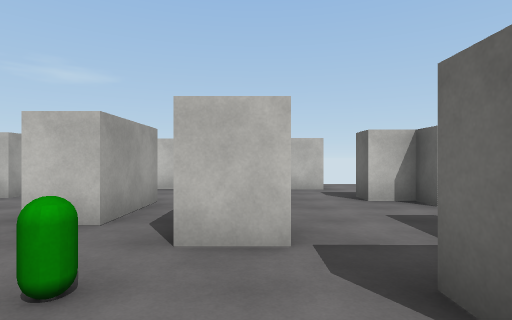
view 1 (above)

24 first-person views from a walk through a scene from a Unity 3-D project. The camera is 1.5 m above the floor, looks level and sees 80° across. The floor is counted in squares, 2 m on a side. Each view is taken from the middle of a square. On the plan, view 1 faces up. The plan holds only what a view shows up to about 10 squares ahead; the rest is blank. The place goes on beyond the plan. The player character is not drawn. Surface patterns are stand-ins for the level's own textures.

view 2
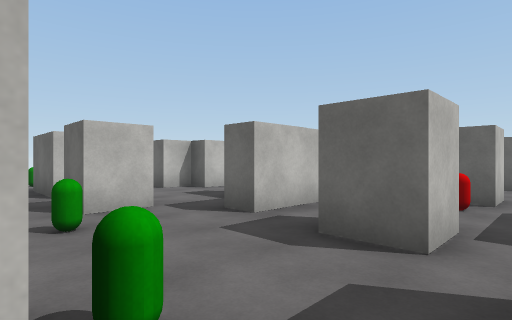

view 3
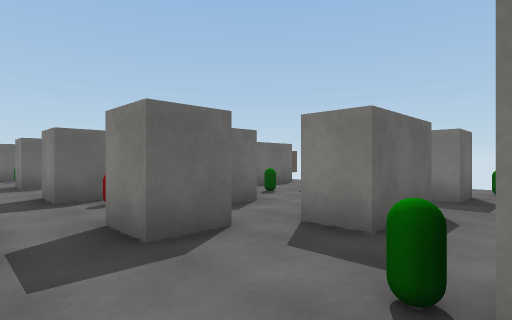

view 4
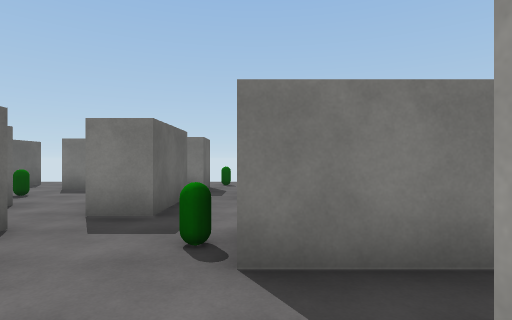

view 5
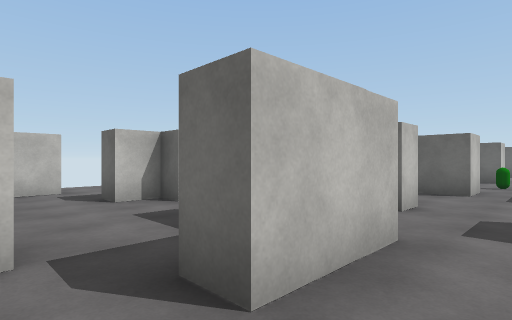

view 6
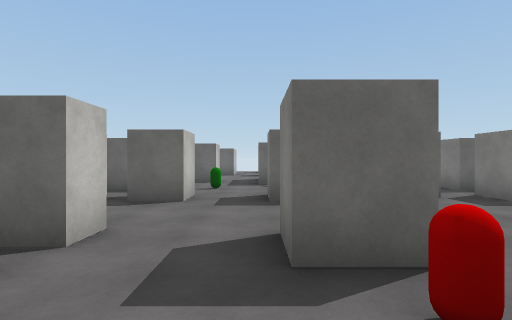

view 7
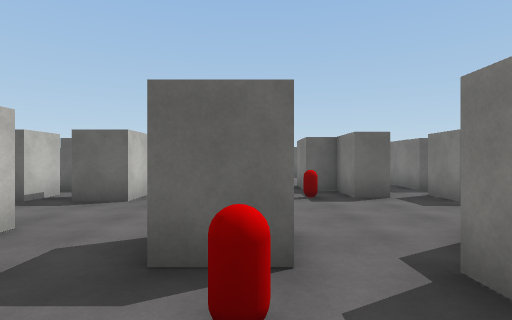

view 8
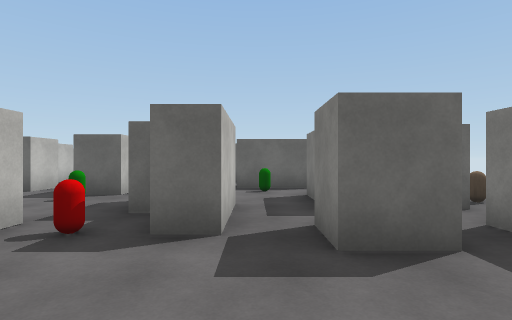

view 9
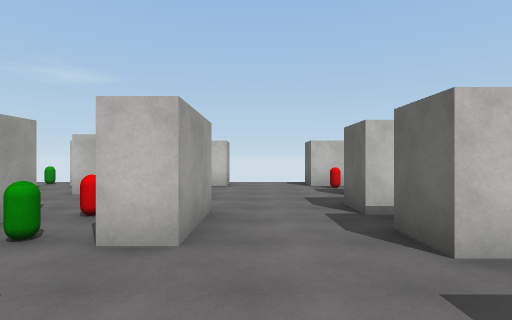

view 10
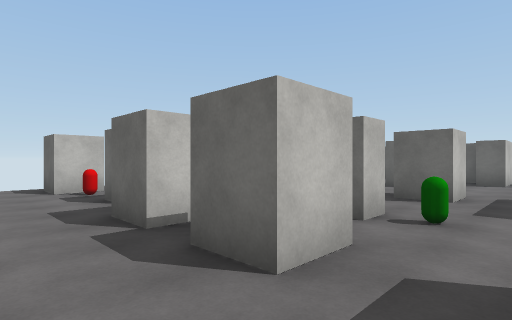

view 11
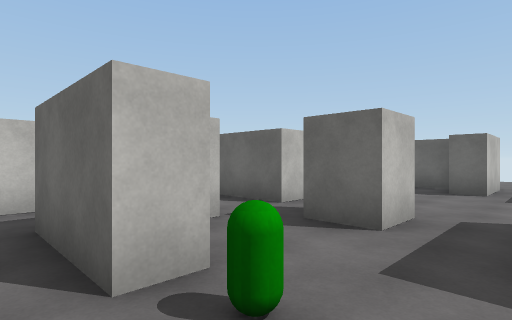

view 12
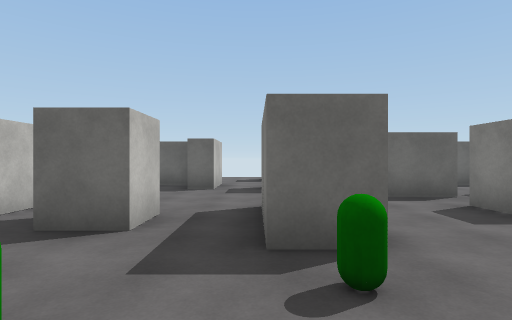

view 13
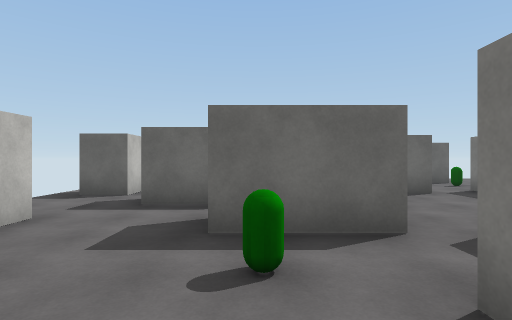

view 14
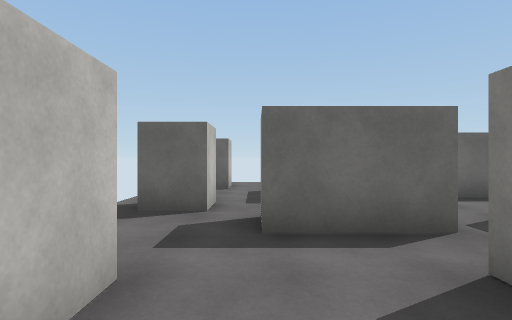

view 15
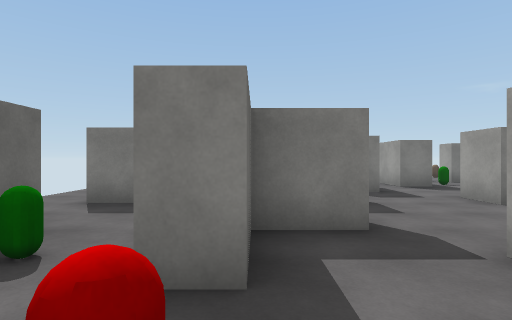

view 16
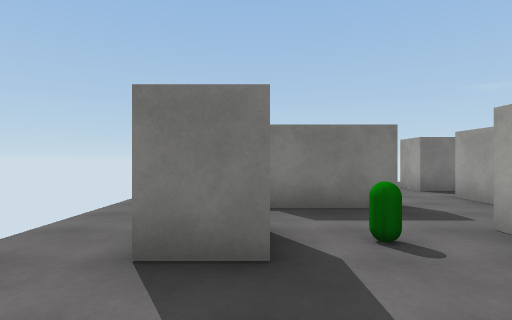

view 17
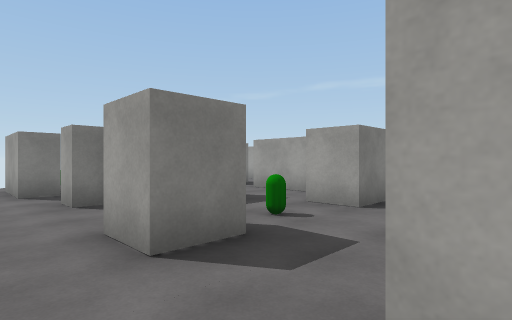

view 18
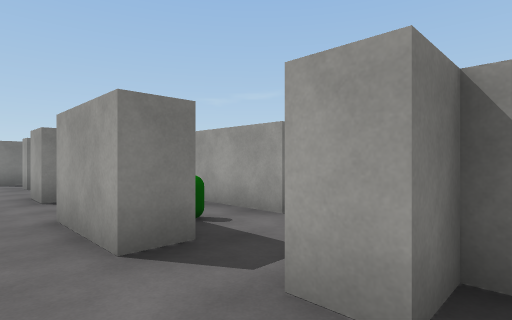

view 19
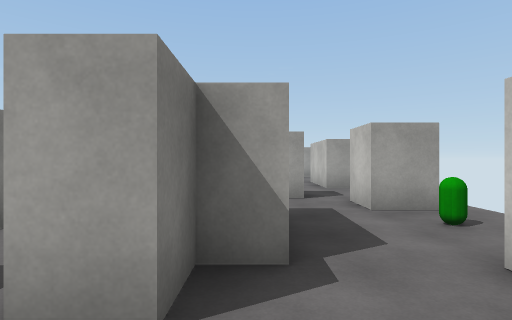

view 20
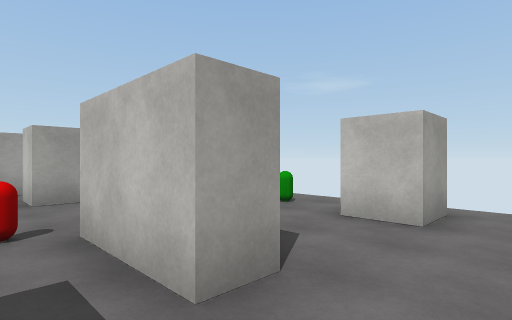

view 21
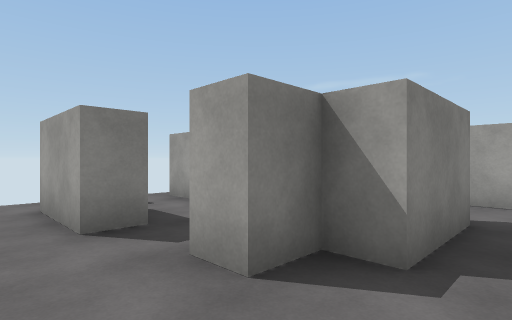

view 22
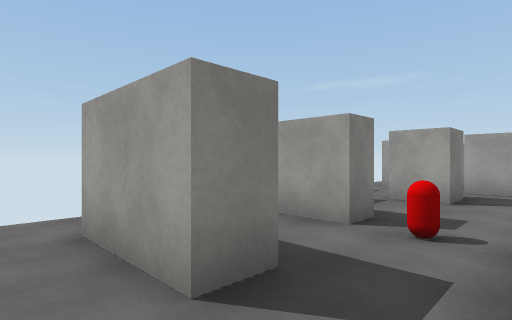

view 23
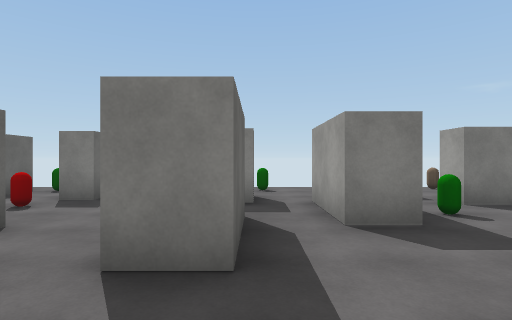

view 24
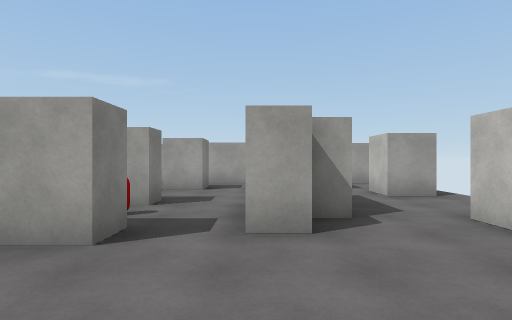

### Floor plan
Points are (right, up) in squares from view 1. A wall is a line through its corners. A room is listed if a view was taken in it or the views show most of it. See-through windows are left out.
Room 1 (views 1, 2, 3, 4, 5, 6, 7, 8, 9, 10, 11, 12, 13, 14, 24)
walls: (4.6, 3.6) (5.3, 3.6) (5.3, 1.7) (4.6, 1.7) (4.6, 2.2); (2.2, 3.3) (3, 3.2) (3, 2.6); (3.6, 4.9) (2.9, 4.9) (2.9, 5.6) (2, 5.6) (2, 6.2); (4.9, 5.6) (4.9, 4.9); (4.1, 6.2) (4.1, 5.6); (3.6, -2.4) (4.1, -2.4); (8, 5.6) (8, 6.1); (-0.6, 4.9) (-0.6, 6.9); (2, -3.1) (2, -2.4); (10.4, 1.7) (9.6, 1.7) (9.6, 4); (9.9, 5.3) (9.4, 5.3); (-1.8, 5.5) (-1.8, 3.5) (-2.8, 3.5); (-0.6, -4.1) (-0.6, -2) (0.4, -2); (2.2, -5.7) (3, -5.7); (-3.8, -0.1) (-1.8, -0.1); (10.1, -3.7) (8, -3.7) (8, -3) (9.3, -3) (9.3, -2.2) (10.9, -2.2); (-2.1, 7.9) (-2.6, 7.9); (12, -1.1) (11.5, -1.1) (11.5, -0.1); (-1.8, 8.8) (-1.8, 8); (9.6, -5.5) (9.6, -5.1) (10.4, -5.1); (4.6, -7.4) (4.6, -5.6); (13.1, 4.5) (13.1, 5.5); (13.1, -5.4) (13.1, -3.4)
ways out: opening at (13, 6.5) to room 2; opening at (11, 1) to room 3; opening at (11.5, 4) to room 3; opening at (13, -2.5) to room 3; opening at (-2, -2.5); opening at (-1, -4); opening at (1.5, -3); opening at (3, -4.5); opening at (4, -6.5); opening at (11.5, -5)
objects: other object (-3, 2); other object (-1, -1); other object (-1, 2); other object (-1, 3) to (0, 3); other object (0, 8); other object (1, -1); other object (1, 1) to (2, 2); other object (1, 8); other object (3, -4); other object (3, -1); other object (4, -1) to (5, -1); other object (4, 2); other object (4, 3); other object (5, 8); other object (8, -7); other object (8, -5); other object (8, -2); other object (8, -1); other object (8, 2); other object (8, 4); other object (8, 7); other object (8, 8); other object (10, -8); other object (10, 1); other object (11, -5); other object (11, -1); other object (12, -4); other object (12, 5)
Room 2 (views 15, 16, 17, 18, 19, 20)
walls: (19.8, 6.2) (19.8, 5.6) (20.7, 5.6) (20.7, 4.9) (18.6, 4.9); (16, 7) (16, 4.9) (15.1, 4.9) (15.1, 7); (18.1, 3.2) (18.7, 3.2) (18.7, 1.1); (20.5, 3.6) (21.1, 3.6) (21.1, 1.6); (14, 8.5) (14, 7.9) (12, 7.9); (14, 5.1) (14, 4.6); (20.4, 1.6) (20.4, 2.2)
ways out: opening at (13, 6.5) to room 1; opening at (15, 5) to room 3; opening at (17, 5) to room 3; opening at (18, 4) to room 3; opening at (19.5, 2.5) to room 3; opening at (22, 2.5) to room 3
objects: other object (17, 8); other object (18, 4); other object (18, 8); other object (20, 3); other object (20, 8) to (21, 8)
Room 3 (views 21, 22, 23)
walls: (17.8, -2.7) (19.8, -2.7) (19.8, -3.4) (20.7, -3.4) (20.7, -4.1); (18.7, 1.1) (18, 1.1); (18.1, 2) (18.1, 3.2); (15.1, -4.1) (15.1, -2) (16, -2) (16, -4.1); (13.1, -3.4) (14, -3.4) (14, -4.4); (18, -5.7) (18.7, -5.7) (18.7, -7.9); (20.2, -5.4) (21.1, -5.4) (21.1, -7.4); (13.8, 3.5) (13.1, 3.5) (13.1, 4.5); (11.5, -0.1) (14, -0.1) (14, -1.1)
ways out: opening at (11, 1) to room 1; opening at (11.5, 4) to room 1; opening at (13, -2.5) to room 1; opening at (15, 5) to room 2; opening at (17, 5) to room 2; opening at (18, 4) to room 2; opening at (19.5, 2.5) to room 2; opening at (22, 2.5) to room 2; opening at (15, -4); opening at (17, -4); opening at (18, -5); opening at (19.5, -6.5); opening at (22, -6.5)
objects: other object (11, 4); other object (13, 2); other object (15, 3) to (16, 3); other object (17, -1); other object (17, 1); other object (19, -5); other object (19, -1); other object (20, -7); other object (20, -1) to (21, -1)

Where each view was taken, in squares from view 1:
view 1: 0 up, 0 right, facing up
view 2: 2 down, 2 left, facing up-right
view 3: 1 up, 2 left, facing down-right
view 4: 2 up, 2 left, facing down
view 5: 0 up, 0 right, facing up-right
view 6: 0 up, 2 right, facing right
view 7: 1 down, 2 right, facing right
view 8: 4 down, 5 right, facing right
view 9: 1 down, 6 right, facing up
view 10: 0 up, 6 right, facing up-right
view 11: 0 up, 9 right, facing up-right
view 12: 0 up, 9 right, facing right
view 13: 5 up, 10 right, facing right
view 14: 7 up, 12 right, facing right
view 15: 5 up, 18 right, facing down
view 16: 2 up, 20 right, facing down
view 17: 2 up, 22 right, facing down-left
view 18: 6 up, 22 right, facing down-left
view 19: 6 up, 22 right, facing left
view 20: 4 up, 22 right, facing up-left
view 21: 2 down, 22 right, facing down-left
view 22: 4 down, 22 right, facing down-left
view 23: 0 up, 15 right, facing down
view 24: 5 up, 8 right, facing left
